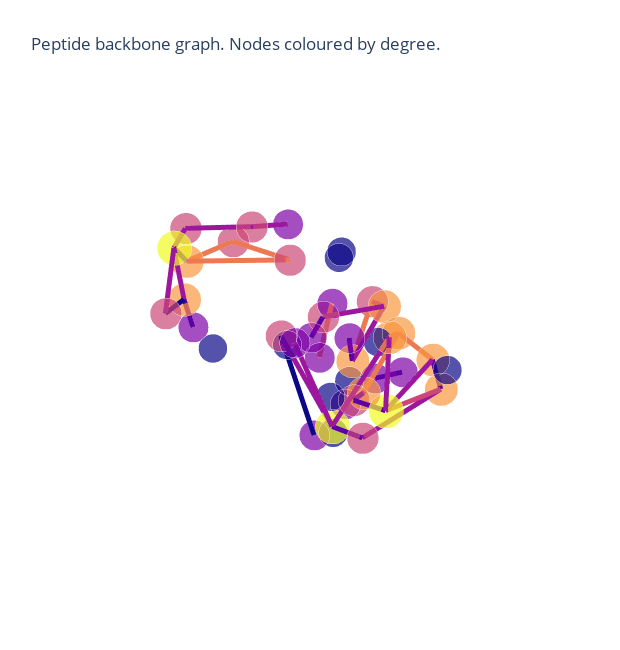

The notebook cell this image was saved under:
### Code cell
p = plotly_protein_structure_graph(
    g_without,
    colour_edges_by="kind",
    colour_nodes_by="degree",
    label_node_ids=True,
    plot_title="Peptide backbone graph. Nodes coloured by degree.",
    node_size_multiplier=1
    )
p.show()

### Figure 1 — Plotly figure (JSON) as saved in the notebook; plotly's stock layout.template omitted (floating-point values rounded to 4 significant figures; data arrays with more than 128 entries replaced by an {"elided": "..."} marker saying what was removed)
{"data": [{"hoverinfo": "text+x+y+z", "marker": {"color": {"elided": "42x4 float values"}, "opacity": 0.7, "size": [23, 20, 21, 22, 22, 20, 23, 22, 21, 21, 20, 23, 21, 22, 22, 20, 22, 21, 21, 23, 21, 20, 22, 24, 22, 24, 20, 22, 23, 24, 21, 23, 20, 23, 22, 21, 20, 21, 20, 21, 23, 23], "symbol": "circle"}, "mode": "markers", "text": ["B:TRP:56", "B:ASN:170", "A:PRO:186", "A:PHE:359", "B:ARG:202", "A:ILE:285", "A:PHE:74", "A:HIS:263", "B:MET:63", "A:SER:102", "B:THR:196", "A:LYS:103", "B:ARG:200", "B:LYS:210", "B:GLU:157", "A:LYS:189", "A:LYS:68", "B:LYS:182", "B:GLN:60", "B:HIS:109", "A:TYR:178", "A:THR:233", "B:HIS:199", "A:GLU:73", "B:TYR:166", "A:GLU:180", "B:ASN:205", "A:GLU:181", "B:HIS:53", "A:ASP:183", "A:TYR:266", "B:HIS:61", "A:ILE:261", "B:LYS:108", "A:GLY:184", "A:TYR:215", "B:GLN:105", "B:LEU:64", "A:SER:213", "B:ARG:160", "A:TYR:185", "B:ASP:25"], "type": "scatter3d", "x": [-4.935, 8.623, 3.691, -0.385, 4.995, -12.72, 8.359, -15.18, -4.511, 11.91, -7.32, 11.46, -0.596, 17.5, 4.396, 2.914, 6.374, 10.87, -7.182, -6.251, 6.781, -8.75, -4.053, 10.49, 0.1, 7.963, 13.7, 6.499, 2.205, 5.169, -13.34, -7.066, -15.32, -4.638, 6.407, -5.737, -2.768, -7.065, -3.442, -0.026, 3.145, -11.94], "y": [18.88, 12.84, 17.96, -8.029, 7.76, 1.882, -6.834, 6.425, 16.19, -1.716, 6.226, -3.662, 7.676, 2.076, 2.436, 15.35, -9.24, 16.58, 8.92, 23.52, 15.58, 8, 6.577, -5.91, 4.441, 19.74, 5.027, 23.26, 22.64, 25.21, -0.25, 9.872, 8.041, 26.22, 21.52, 4.335, 27.56, 18.78, 8.872, 4.086, 20.34, 11.19], "z": [7.087, 9.138, -0.007, 12.07, 6.053, 9.61, 12.6, 1.778, -1.664, 6.148, 12.18, 9.366, 2.901, 12.61, 19.26, -7.394, 15.91, 12.5, 0.142, 4.633, -4.965, -9.44, 4.176, 15.64, 13.9, 0.282, 7.189, -0.149, 11.91, 4.576, -0.728, -3.529, -5.173, 2.406, 4.601, -5.18, 7.277, -0.543, -8.921, 18.71, 2.959, 4.471]}, {"hoverinfo": "text", "line": {"color": {"elided": "105x4 float values"}, "width": 10}, "mode": "lines", "text": ["aromatic", "aromatic", "aromatic", "aromatic", "aromatic", "aromatic", "aromatic", "aromatic", "aromatic", "peptide_bond", "peptide_bond", "peptide_bond", "aromatic", "aromatic", "aromatic", "aromatic", "aromatic", "aromatic", "hbond", "hbond", "hbond", "ionic", "ionic", "ionic", "peptide_bond", "peptide_bond", "peptide_bond", "aromatic", "aromatic", "aromatic", "aromatic", "aromatic", "aromatic", "ionic", "ionic", "ionic", "peptide_bond", "peptide_bond", "peptide_bond", "peptide_bond", "peptide_bond", "peptide_bond", "hbond", "hbond", "hbond", "ionic", "ionic", "ionic", "peptide_bond", "peptide_bond", "peptide_bond", "ionic", "ionic", "ionic", "ionic", "ionic", "ionic", "ionic", "ionic", "ionic", "ionic", "ionic", "ionic", "ionic", "ionic", "ionic", "peptide_bond", "peptide_bond", "peptide_bond", "peptide_bond", "peptide_bond", "peptide_bond", "ionic", "ionic", "ionic", "ionic", "ionic", "ionic", "peptide_bond", "peptide_bond", "peptide_bond", "ionic", "ionic", "ionic", "ionic", "ionic", "ionic", "ionic", "ionic", "ionic", "peptide_bond", "peptide_bond", "peptide_bond", "ionic / hbond", "ionic / hbond", "ionic / hbond", "aromatic", "aromatic", "aromatic", "ionic", "ionic", "ionic", "peptide_bond", "peptide_bond", "peptide_bond"], "type": "scatter3d", "x": [-4.935, 3.145, null, -4.935, -6.251, null, -4.935, 2.205, null, 3.691, 3.145, null, -0.385, 8.359, null, -0.385, 0.1, null, 4.995, 6.781, null, 4.995, 7.963, null, 8.359, 10.49, null, 8.359, 0.1, null, -15.18, -7.066, null, -15.18, -11.94, null, -4.511, -7.065, null, 11.91, 11.46, null, 11.46, 17.5, null, 11.46, 10.49, null, -0.596, -4.053, null, 17.5, 10.49, null, 4.396, 6.374, null, 4.396, -0.026, null, 6.374, 10.49, null, 10.87, 7.963, null, -7.182, -7.066, null, -6.251, -4.638, null, -6.251, 5.169, null, -4.053, -11.94, null, 7.963, 6.499, null, 7.963, 2.205, null, 6.499, -4.638, null, 2.205, 5.169, null, 5.169, 6.407, null, 5.169, -4.638, null, -13.34, -5.737, null, -7.066, -11.94, null, 6.407, 3.145, null], "y": [18.88, 20.34, null, 18.88, 23.52, null, 18.88, 22.64, null, 17.96, 20.34, null, -8.029, -6.834, null, -8.029, 4.441, null, 7.76, 15.58, null, 7.76, 19.74, null, -6.834, -5.91, null, -6.834, 4.441, null, 6.425, 9.872, null, 6.425, 11.19, null, 16.19, 18.78, null, -1.716, -3.662, null, -3.662, 2.076, null, -3.662, -5.91, null, 7.676, 6.577, null, 2.076, -5.91, null, 2.436, -9.24, null, 2.436, 4.086, null, -9.24, -5.91, null, 16.58, 19.74, null, 8.92, 9.872, null, 23.52, 26.22, null, 23.52, 25.21, null, 6.577, 11.19, null, 19.74, 23.26, null, 19.74, 22.64, null, 23.26, 26.22, null, 22.64, 25.21, null, 25.21, 21.52, null, 25.21, 26.22, null, -0.25, 4.335, null, 9.872, 11.19, null, 21.52, 20.34, null], "z": [7.087, 2.959, null, 7.087, 4.633, null, 7.087, 11.91, null, -0.007, 2.959, null, 12.07, 12.6, null, 12.07, 13.9, null, 6.053, -4.965, null, 6.053, 0.282, null, 12.6, 15.64, null, 12.6, 13.9, null, 1.778, -3.529, null, 1.778, 4.471, null, -1.664, -0.543, null, 6.148, 9.366, null, 9.366, 12.61, null, 9.366, 15.64, null, 2.901, 4.176, null, 12.61, 15.64, null, 19.26, 15.91, null, 19.26, 18.71, null, 15.91, 15.64, null, 12.5, 0.282, null, 0.142, -3.529, null, 4.633, 2.406, null, 4.633, 4.576, null, 4.176, 4.471, null, 0.282, -0.149, null, 0.282, 11.91, null, -0.149, 2.406, null, 11.91, 4.576, null, 4.576, 4.601, null, 4.576, 2.406, null, -0.728, -5.18, null, -3.529, 4.471, null, 4.601, 2.959, null]}], "layout": {"height": 650, "margin": {"t": 100}, "scene": {"xaxis": {"showbackground": false, "showgrid": false, "showline": false, "showticklabels": false, "title": {"text": ""}, "zeroline": false}, "yaxis": {"showbackground": false, "showgrid": false, "showline": false, "showticklabels": false, "title": {"text": ""}, "zeroline": false}, "zaxis": {"showbackground": false, "showgrid": false, "showline": false, "showticklabels": false, "title": {"text": ""}, "zeroline": false}}, "showlegend": false, "title": {"text": "Peptide backbone graph. Nodes coloured by degree."}, "width": 620}}
